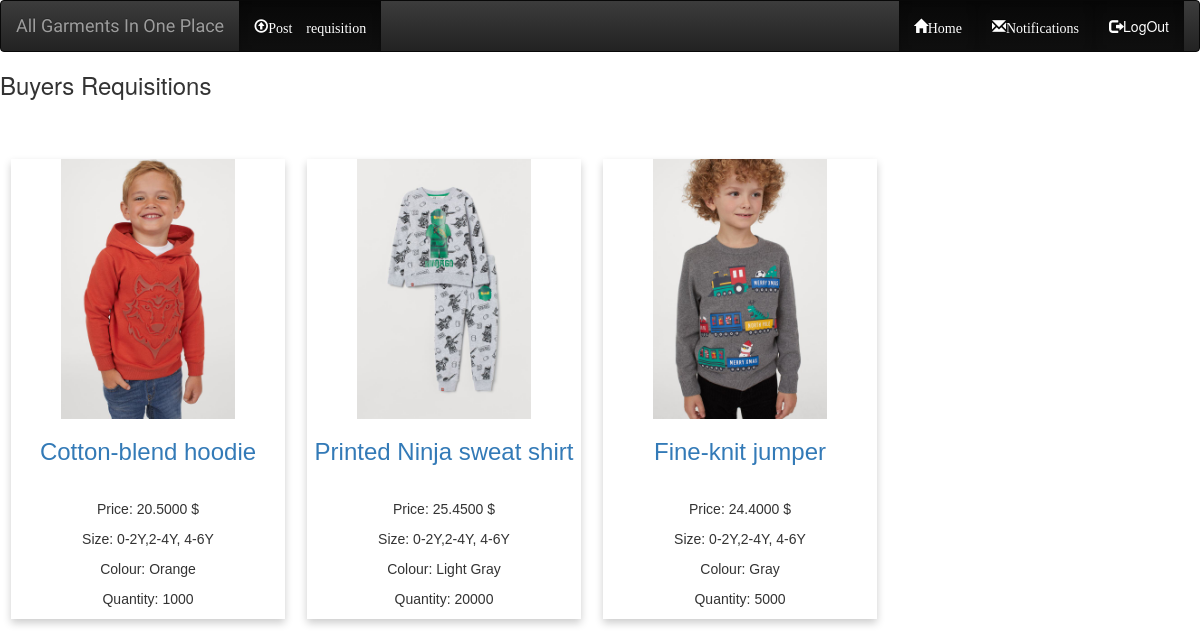
The app's page /buyers_profile.php (signed in), older data.
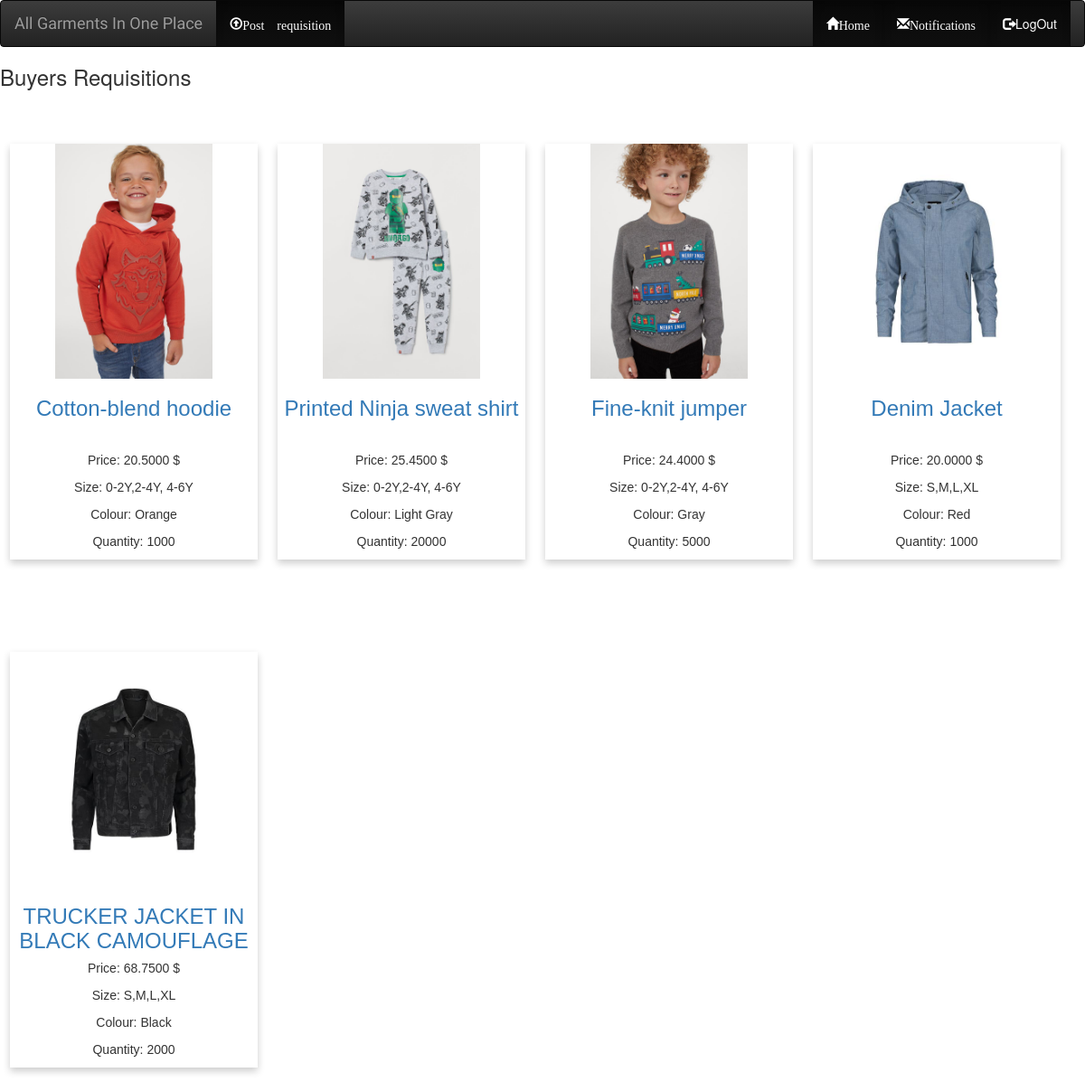
The same page, newer data.
### tables this page shows
CREATE TABLE `offers` (
  `o_id` int(255) NOT NULL,
  `name` varchar(500) NOT NULL,
  `image` varchar(255) NOT NULL,
  `buyer_email` varchar(255) NOT NULL,
  `quantity` int(255) DEFAULT NULL,
  `price` double(255,4) DEFAULT NULL,
  `colour` varchar(255) NOT NULL,
  `details` text NOT NULL,
  `size` varchar(255) NOT NULL
);

### buyers_profile.php (the view, shortened to what this page needs)
<!doctype html>
<html lang="en">
<head>
  <link rel="stylesheet" href="./css/main.css">
  <link rel="stylesheet" href="./css/style.css">
    <link rel="stylesheet" href="https://stackpath.bootstrapcdn.com/bootstrap/3.4.1/css/bootstrap.min.css">
    <link rel="stylesheet" href="https://stackpath.bootstrapcdn.com/bootstrap/3.4.1/css/bootstrap-theme.min.css">
</head>
<body>
<?php include './header.php'; ?>
<nav class="navbar navbar-inverse" >
    <div class="container-fluid">
      <div class="navbar-header" >
        <a class="navbar-brand" href="./index.php">All Garments In One Place</a>
      </div>
      <div class="collapse navbar-collapse" id="bs-example-navbar-collapse-1" >
        <ul class="nav navbar-nav navbar-left">
        <li class="active"><a href = "./offer_upload.php" ><span class="glyphicon glyphicon-upload">Post requisition </a ></li>
        </ul>
        <ul class="nav navbar-nav navbar-right">
                  <li class="active"><a href="./index.php"><span class="glyphicon glyphicon-home">Home</a></li>
                  <li class="active"><a href="./buyer_notifications.php"><span class="glyphicon glyphicon-envelope">Notifications</a></li>
                  <li class="active"><a href="./logout.php"><span class="glyphicon glyphicon-log-out"></span>LogOut</a></li>
          </ul>
      </div>
    </div>
  </nav>
  <div>
    <h3>Buyers Requisitions </h3>
<?php
$sql="select * from offers where buyer_email='".$_SESSION['email']."' ";
$result = mysqli_query($conn, $sql);
while($row = mysqli_fetch_array($result)) {
    echo '
                <div class="product-box">
				<div class="card">
					<img src="./picture/offer/'.$row['image'].'"  style="height:260px;" alt="...">
					<div class="caption">
					<h3 style="height:50px;overflow:hidden;"><a href="./offer_details.php?o_id='.$row['o_id'].'">'.$row['name'].'</a></h3>
					   <p class="price">Price: '.$row['price'].' $</p>
					   <p>Size: '.$row['size'].' </p>
					   <p>Colour: '.$row['colour'].' </p>
					   <p>Quantity: '.$row['quantity'].' </p>
					</div>
			        </div>
			        </div>
				</div>';
}
?>
</body>
</html>

Row changes from the older to the newer data that the page shows:
added offers: image (picture), name "Denim Jacket", price "20.0000", size "S,M,L,XL", colour "Red", quantity "1000"
added offers: image (picture), name "TRUCKER JACKET IN BLACK CAMOUFLAGE…", price "68.7500", size "S,M,L,XL", colour "Black", quantity "2000"
